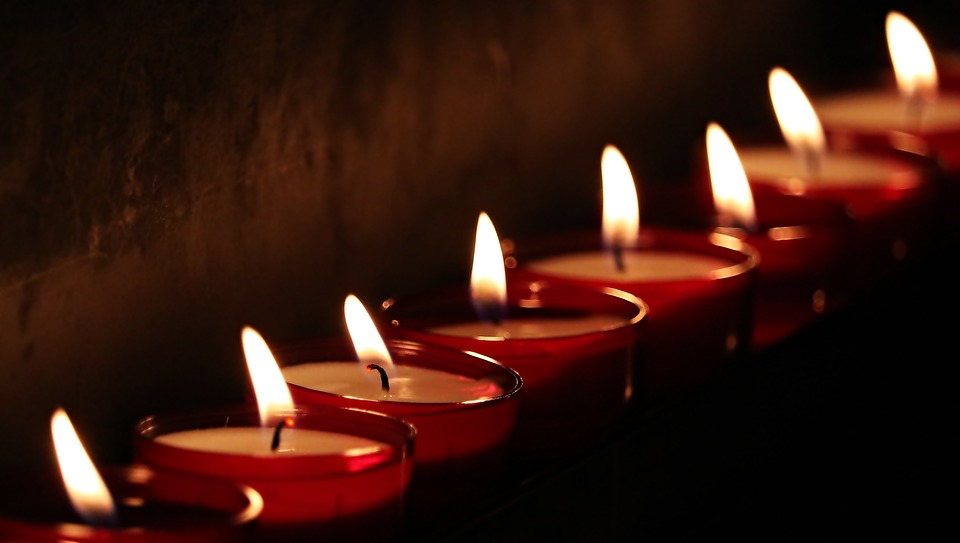
#> input picture data/images/candle.jpg, 960 x 543 px
$ python 23_contrastScaling.py
#> lines starting #> are read from the running program, lines starting #| are printed output that depends on the picture
import cv2
import numpy as np

img  = cv2.imread('data/images/candle.jpg', 1)
#> img is the input picture: shape (543, 960, 3); mean B, G, R 15.7, 24.6, 56.2

scaleFactor = 3.5

# 1. 컬러스페이스 변경
ycbImage = cv2.cvtColor(img, cv2.COLOR_BGR2YCrCb)
#> ycbImage: shape (543, 960, 3); mean of channels 0, 1, 2 33, 144.5, 118.2

# 2.연산을 위해서 float로 변경
ycbImage = np.float32(ycbImage)
#> ycbImage: shape (543, 960, 3) float32; mean of channels 0, 1, 2 33, 144.5, 118.3

# 3.채널분리
Y, Cr, Cb = cv2.split(ycbImage)
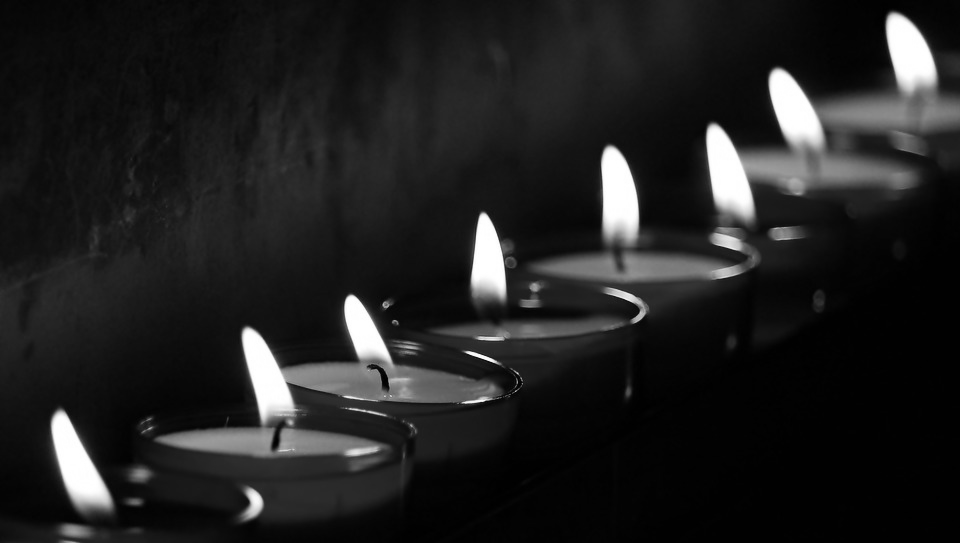
#> Y: shape (543, 960) float32; min 0, max 255, mean 33
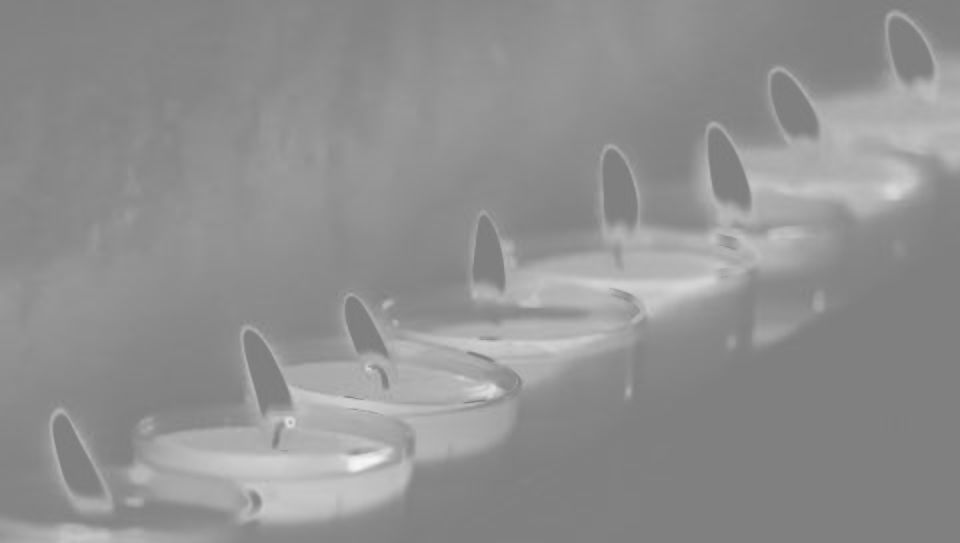
#> Cr: shape (543, 960) float32; min 123, max 246, mean 144.5
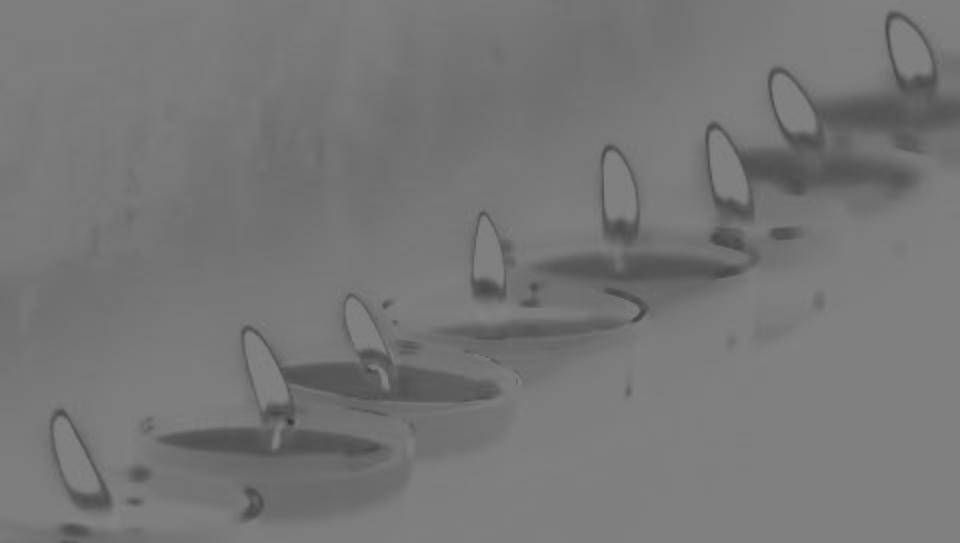
#> Cb: shape (543, 960) float32; min 54, max 131, mean 118.2

# 4.연산
Y = Y * scaleFactor

# 5. clip 적용
Y = np.clip(Y, 0, 255)
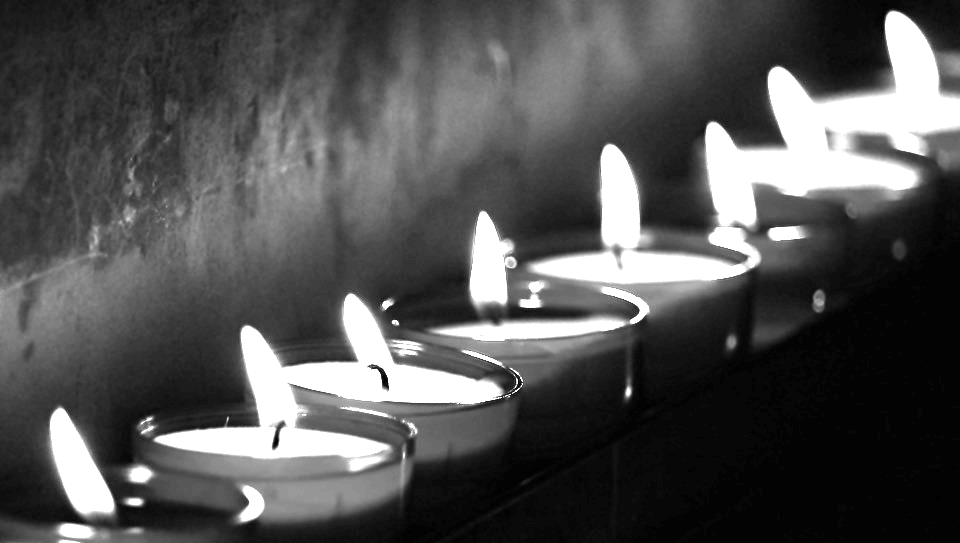
#> Y: shape (543, 960) float32; min 0, max 255, mean 82.8

# 6.합치기
ycbImage =cv2.merge( [Y, Cr, Cb] )
#> ycbImage: shape (543, 960, 3) float32; mean of channels 0, 1, 2 83, 144.5, 118.3

# 6-2 uin8로 변경
ycbImage = np.uint8(ycbImage)
#> ycbImage: shape (543, 960, 3); mean of channels 0, 1, 2 82.6, 144.5, 118.2

# 7. 컬러스페이스 변경
ycbImage = cv2.cvtColor(ycbImage, cv2.COLOR_YCrCb2BGR)
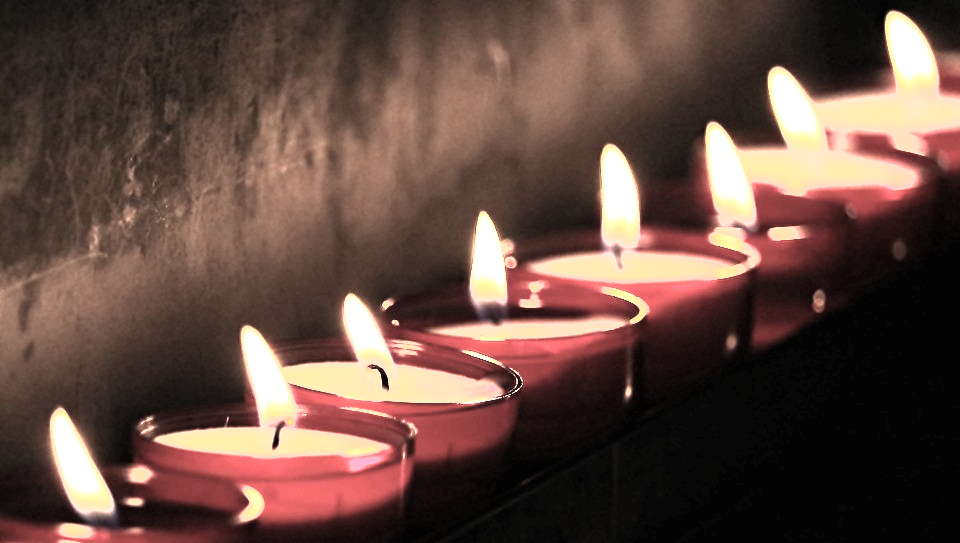
#> ycbImage: shape (543, 960, 3); mean B, G, R 65.2, 74.1, 100.1

# 8. 화면에 표시 => 하나의 윈도우에,  두 개의 이미지를 합쳐서 표시
# img, ycbImage 이 두개의 이미지를, 하나의 윈도우에, 2개가 옆으로 나타나도록
# np.hstack() 함수 : 여러개의 넘파이를 수평으로 붙여주는 함수
# np.vstack() 함수 : 여러개의 넘파이를 수직으로 붙여주는 함수

# combined = np.hstack( [img, ycbImage] )
combined = np.vstack( [img, ycbImage] )
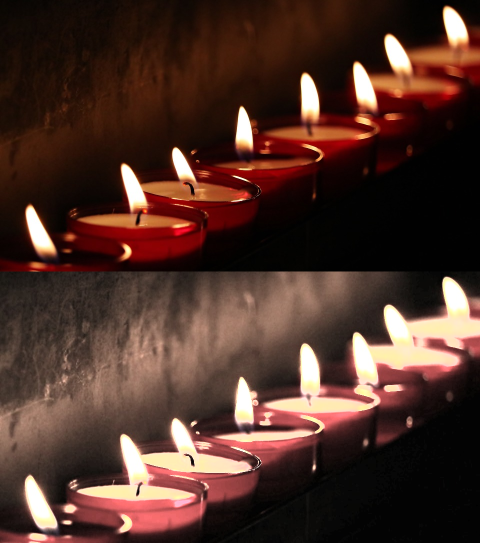
#> combined: shape (1086, 960, 3) (shown at 1/2 size); mean B, G, R 40.4, 49.4, 78.1

cv2.imshow("combined", combined)

cv2.waitKey(0)
cv2.destroyAllWindows()
